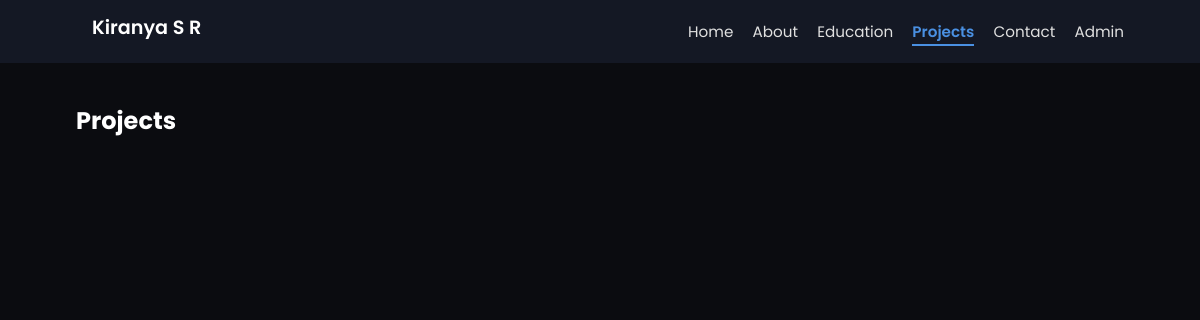
Page /projects on the earlier database version.
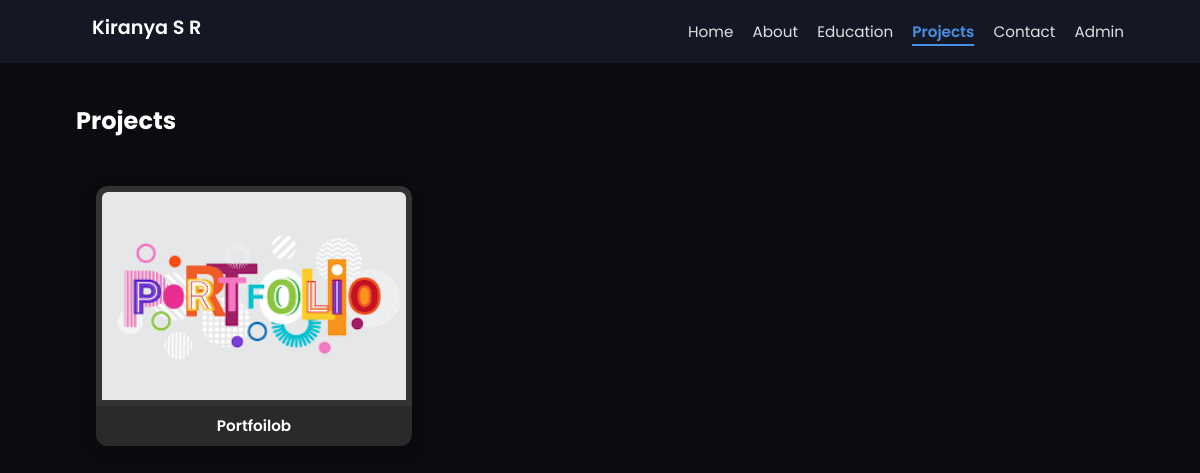
Same page on the later database version.
### tables this page shows
CREATE TABLE projects (
    id INTEGER PRIMARY KEY AUTOINCREMENT,
    title TEXT NOT NULL,
    description TEXT NOT NULL,
    tech_stack TEXT,
    github TEXT,
    demo TEXT,
    image TEXT,
    outcome TEXT,
    tools TEXT,
    use_case TEXT
);

### app.py (the view)
@app.route('/projects')
def projects():
    conn = get_db_connection()
    c = conn.cursor()
    c.execute('SELECT * FROM projects')
    rows = c.fetchall()
    conn.close()
    return render_template('projects.html', projects=[
        {
            'id': row[0], 'title': row[1], 'description': row[2],
            'tech_stack': row[3], 'github': row[4], 'demo': row[5],
            'image': row[6], 'outcome': row[7], 'tools': row[8], 'use_case': row[9]
        }
        for row in rows
    ])

### app.py (called while the page is built)
def get_db_connection():
    return sqlite3.connect(DATABASE_PATH)

### templates/projects.html (shortened to what this page needs)
{% extends "layout.html" %}
{% block content %}
<link rel="stylesheet" href="{{ url_for('static', filename='css/projects.css') }}">
<h2 class="projects-heading">Projects</h2>
<div class="projects-container">
  {% for p in projects %}
    <div class="project-card" onclick="openPopup({{ loop.index0 }})">
  <img src="{{ url_for('static', filename='images/' ~ (p.image if p.image else 'default.png')) }}" alt="{{ p.title }}">
  <h3>{{ p.title }}</h3>
</div>
  {% endfor %}
</div>
{% endblock %}

### templates/layout.html (shortened to what this page needs)
<!DOCTYPE html>
<html lang="en">
<head>
  <link rel="stylesheet" href="{{ url_for('static', filename='css/style.css') }}" />
  <link rel="stylesheet" href="https://cdnjs.cloudflare.com/ajax/libs/font-awesome/6.5.0/css/all.min.css" />
</head>
<body>
  <nav class="navbar">
    <div class="nav-wrapper container">
      <h1 class="logo">Kiranya S R</h1>
      <ul class="nav-links">
        <li><a href="{{ url_for('home') }}" class="{% if request.path == '/' %}active{% endif %}">Home</a></li>
        <li><a href="{{ url_for('about') }}" class="{% if request.path == '/about' %}active{% endif %}">About</a></li>
        <li><a href="{{ url_for('education') }}" class="{% if request.path == '/education' %}active{% endif %}">Education</a></li>
        <li><a href="{{ url_for('projects') }}" class="{% if request.path == '/projects' %}active{% endif %}">Projects</a></li>
        <li><a href="{{ url_for('contact') }}" class="{% if request.path == '/contact' %}active{% endif %}">Contact</a></li>
        {% if session.admin %}
          <li><a href="{{ url_for('dashboard') }}" class="{% if request.path == '/dashboard' %}active{% endif %}">Dashboard</a></li>
          <li><a href="{{ url_for('logout') }}">Logout</a></li>
        {% else %}
          <li><a href="{{ url_for('login') }}" class="{% if request.path == '/login' %}active{% endif %}">Admin</a></li>
        {% endif %}
      </ul>
    </div>
  </nav>
  <main class="container">
    {% block content %}{% endblock %}
  </main>
</body>
</html>

### static/css/style.css (style rules this page uses)
body { font-family: 'Poppins', sans-serif; margin: 0; padding: 0; background-color: #0f1117; color: #e0e0e0; }
.container { width: 90%; max-width: 1100px; margin: auto; padding: 1rem; }
.navbar { background-color: #141824; color: #ffffff; padding: 0.4rem 0; position: sticky; top: 0; z-index: 1000; }
.nav-wrapper { display: flex; justify-content: space-between; align-items: center; height: 50px; }
.logo { font-size: 1.2rem; font-weight: 600; margin-left: 1rem; }
.nav-links { list-style: none; display: flex; gap: 1.2rem; margin: 0; padding: 0; }
.nav-links li a { color: #e0e0e0; text-decoration: none; padding-bottom: 2px; font-size: 0.95rem; transition: color 0.3s, border-bottom 0.3s; }
.nav-links li a.active { color: #4a90e2; font-weight: 600; border-bottom: 2px solid #4a90e2; }
h1, h2, h3, h4 { font-family: 'Poppins', sans-serif; color: #ffffff; margin: 0 0 0.5rem; }
main.container { padding-top: 40px; padding-bottom: 40px; }
* { margin: 0; padding: 0; box-sizing: border-box; }
body { font-family: 'Poppins', sans-serif; background-color: #0b0c10; color: #fff; }

### static/css/projects.css (style rules this page uses)
.projects-container { display: grid; grid-template-columns: repeat(3, 1fr); gap: 30px; padding: 40px 20px; width: 100%; margin: 0 auto; justify-content: start; align-items: start; max-width: 1300px; }
.project-card { background-color: #1e1e1e; border-radius: 12px; box-shadow: 0 6px 18px rgba(0, 0, 0, 0.25); overflow: hidden; cursor: pointer; transition: transform 0.3s ease, box-shadow 0.3s ease; color: #f1f1f1; display: flex; flex-direction: column; height: 260px; width: 100%; }
.project-card img { width: 100%; height: 220px; object-fit: cover; border-radius: 12px 12px 0 0; padding: 6px; background-color: #333; box-sizing: border-box; }
.project-card h3 { margin: 0; padding: 2px 6px; font-size: 0.95rem; font-weight: 600; color: #fff; background-color: #2a2a2a; display: flex; align-items: center; justify-content: center; flex-grow: 1; height: auto; min-height: 30px; }

Differences in the rows shown:
added projects: image (picture), title "Portfoilob"
